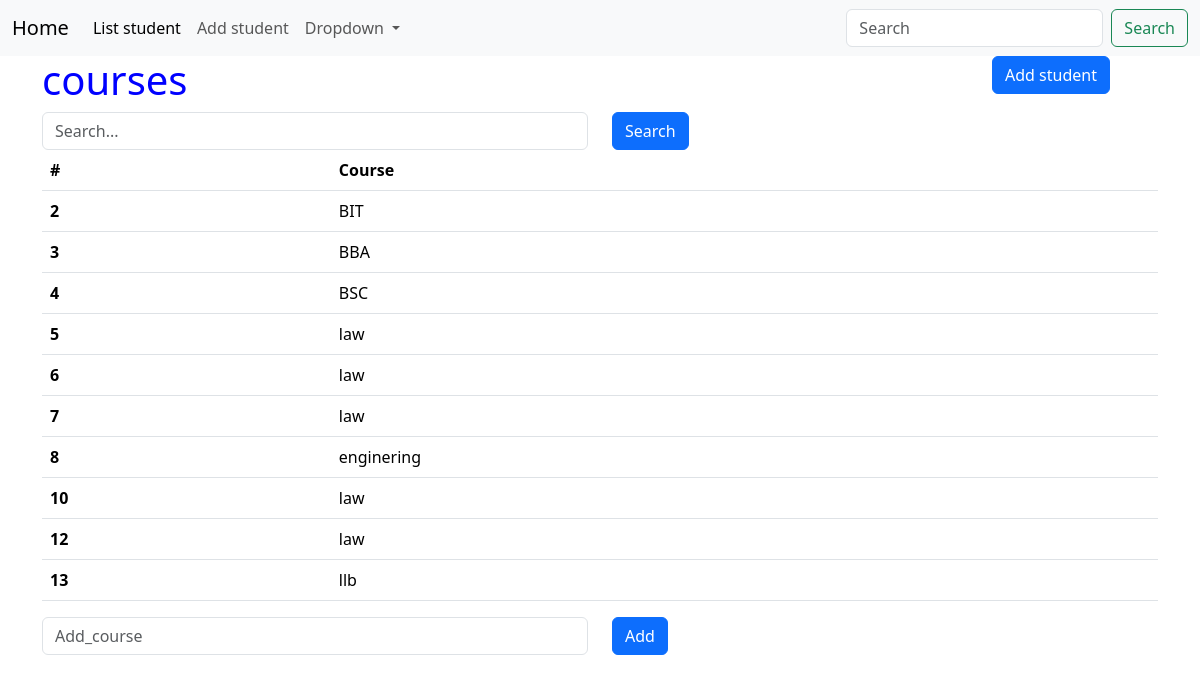
Screenshot of /course/ with the database file from the repository.
### students/models.py (models this page shows, shortened)
class Course(models.Model):
    name = models.CharField(max_length=100)

### students/views.py (the view)
# urls.py: path("course/", list_Course, name="list_Course"),
def list_Course(request):
    course= Course.objects.all()
    context={
        "header":"courses",
        "paragraph":"this is a list of course",
        'course':course,
    }
    return render(request, "students/list course.html", context)

### students/templates/students/list course.html (shortened to what this page needs)
{% extends 'students/base.html' %}
{% block content %}
<div class="row">
    <div class="col">
      <input type="text" placeholder="Search..." id="search" class="form-control">
    </div>
    <div class="col">
    <button class="btn btn-primary" onclick="search()">Search</button>
    </div>
    </div>
    <table class="table">
        <thead>
        <tr>
            <th scope="col">#</th>
            <th scope="col">Course</th>
        </tr>
        </thead>
        <tbody id="result">
            {% for c in course %}
        <tr>
            <th scope="col">{{c.id}}</th>
            <td>{{c.name}}</td>
        </tr>
        {% endfor %}
    </tbody>
    </table>
    <div class="row">
    <div class="col">
    <input type="text" placeholder="Add_course" class="form-control" id="course">
    </div>
    <div class="col">
    <button class="btn btn-primary" onclick="submit()">Add</button>
    </div>
    </div>
    {% endblock%}

### rows the page displays
Course: id "2", name "BIT"
Course: id "3", name "BBA"
Course: id "4", name "BSC"
Course: id "5", name "law"
Course: id "6", name "law"
Course: id "7", name "law"
Course: id "8", name "enginering"
Course: id "10", name "law"
Course: id "12", name "law"
Course: id "13", name "llb"

### other values shown
{{ header }} "courses"
